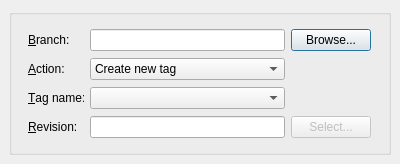
<ui version="4.0" >
 <class>TagForm</class>
 <widget class="QDialog" name="TagForm" >
  <property name="windowModality" >
   <enum>Qt::NonModal</enum>
  </property>
  <property name="geometry" >
   <rect>
    <x>0</x>
    <y>0</y>
    <width>400</width>
    <height>164</height>
   </rect>
  </property>
  <property name="sizePolicy" >
   <sizepolicy vsizetype="Preferred" hsizetype="Preferred" >
    <horstretch>0</horstretch>
    <verstretch>0</verstretch>
   </sizepolicy>
  </property>
  <property name="minimumSize" >
   <size>
    <width>0</width>
    <height>0</height>
   </size>
  </property>
  <property name="contextMenuPolicy" >
   <enum>Qt::DefaultContextMenu</enum>
  </property>
  <property name="windowTitle" >
   <string>Tag</string>
  </property>
  <layout class="QVBoxLayout" >
   <item>
    <widget class="QGroupBox" name="tag_group" >
     <property name="minimumSize" >
      <size>
       <width>373</width>
       <height>146</height>
      </size>
     </property>
     <property name="title" >
      <string/>
     </property>
     <widget class="QWidget" name="gridLayout" >
      <property name="geometry" >
       <rect>
        <x>10</x>
        <y>10</y>
        <width>361</width>
        <height>131</height>
       </rect>
      </property>
      <layout class="QGridLayout" >
       <item row="0" column="0" >
        <widget class="QLabel" name="label_branch" >
         <property name="text" >
          <string>&amp;Branch:</string>
         </property>
         <property name="buddy" >
          <cstring>branch_location</cstring>
         </property>
        </widget>
       </item>
       <item row="0" column="1" >
        <widget class="QLineEdit" name="branch_location" />
       </item>
       <item row="0" column="2" >
        <widget class="QPushButton" name="branch_browse" >
         <property name="text" >
          <string>Browse...</string>
         </property>
        </widget>
       </item>
       <item row="1" column="0" >
        <widget class="QLabel" name="label_action" >
         <property name="text" >
          <string>&amp;Action:</string>
         </property>
         <property name="buddy" >
          <cstring>cb_action</cstring>
         </property>
        </widget>
       </item>
       <item row="1" column="1" >
        <widget class="QComboBox" name="cb_action" >
         <item>
          <property name="text" >
           <string>Create new tag</string>
          </property>
         </item>
         <item>
          <property name="text" >
           <string>Move existing tag</string>
          </property>
         </item>
         <item>
          <property name="text" >
           <string>Delete existing tag</string>
          </property>
         </item>
        </widget>
       </item>
       <item row="2" column="0" >
        <widget class="QLabel" name="label_tag_name" >
         <property name="text" >
          <string>&amp;Tag name:</string>
         </property>
         <property name="buddy" >
          <cstring>cb_tag</cstring>
         </property>
        </widget>
       </item>
       <item row="2" column="1" >
        <widget class="QComboBox" name="cb_tag" >
        </widget>
       </item>
       <item row="3" column="0" >
        <widget class="QLabel" name="label_revision" >
         <property name="text" >
          <string>&amp;Revision:</string>
         </property>
         <property name="buddy" >
          <cstring>rev_edit</cstring>
         </property>
        </widget>
       </item>
       <item row="3" column="1" >
        <widget class="QLineEdit" name="rev_edit" />
       </item>
       <item row="3" column="2" >
        <widget class="QPushButton" name="pick_rev" >
         <property name="enabled" >
          <bool>false</bool>
         </property>
         <property name="text" >
          <string>Select...</string>
         </property>
        </widget>
       </item>
      </layout>
     </widget>
    </widget>
   </item>
  </layout>
 </widget>
 <layoutdefault spacing="6" margin="9" />
 <tabstops>
  <tabstop>branch_location</tabstop>
  <tabstop>branch_browse</tabstop>
  <tabstop>cb_action</tabstop>
  <tabstop>cb_tag</tabstop>
  <tabstop>rev_edit</tabstop>
  <tabstop>pick_rev</tabstop>
 </tabstops>
 <resources/>
 <connections/>
</ui>
